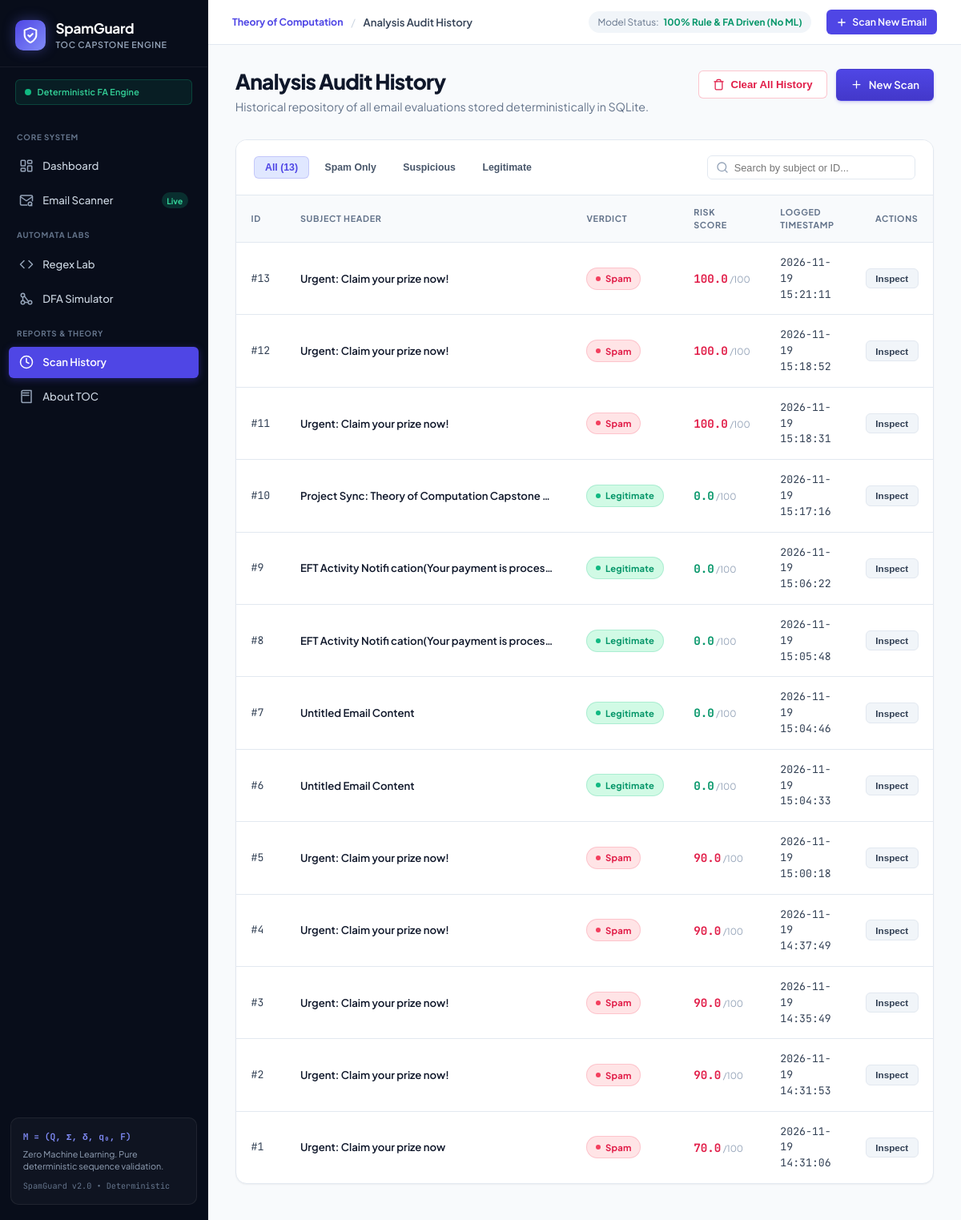
The app's page /history with its own data.
### tables this page shows
CREATE TABLE scans (
            id INTEGER PRIMARY KEY AUTOINCREMENT,
            subject TEXT NOT NULL,
            classification TEXT NOT NULL,
            heuristic_risk_score REAL NOT NULL,
            regex_matches TEXT,
            dfa_result TEXT,
            timestamp DATETIME DEFAULT CURRENT_TIMESTAMP,
            analyzed_at TEXT
        );

### app.py (the view)
@app.route('/history')
def history():
    scans = get_all_scans()
    return render_template('history.html', scans=scans)

### database/db.py (called while the page is built)
def get_connection():
    conn = sqlite3.connect(DATABASE_PATH)
    conn.row_factory = sqlite3.Row
    return conn

def get_all_scans() -> List[Dict[str, Any]]:
    conn = get_connection()
    cursor = conn.cursor()
    cursor.execute("""
        SELECT id, subject, classification, heuristic_risk_score, timestamp
        FROM scans
        ORDER BY timestamp DESC
    """)
    rows = cursor.fetchall()
    conn.close()
    return [dict(row) for row in rows]

### templates/history.html (shortened to what this page needs)
{% extends "base.html" %}
{% block content %}
<div class="page-header-block">
    <div class="page-header-text">
        <h1 class="page-main-title">Analysis Audit History</h1>
        <p class="page-subtitle">Historical repository of all email evaluations stored deterministically in SQLite.</p>
    </div>
    <div class="page-header-actions">
        {% if scans %}
        <button type="button" id="clear-history-btn" class="btn-danger-outline">
            <svg width="15" height="15" viewBox="0 0 24 24" fill="none" stroke="currentColor" stroke-width="2" stroke-linecap="round" stroke-linejoin="round"><path d="M3 6h18"/><path d="M19 6v14c0 1-1 2-2 2H7c-1 0-2-1-2-2V6"/><path d="M8 6V4c0-1 1-2 2-2h4c1 0 2 1 2 2v2"/></svg>
            Clear All History
        </button>
        {% endif %}
        <a href="{{ url_for('scanner') }}" class="btn-primary">
            <svg width="15" height="15" viewBox="0 0 24 24" fill="none" stroke="currentColor" stroke-width="2" stroke-linecap="round" stroke-linejoin="round"><line x1="12" y1="5" x2="12" y2="19"></line><line x1="5" y1="12" x2="19" y2="12"></line></svg>
            New Scan
        </a>
    </div>
</div>
<div class="ui-panel table-panel">
    <div class="history-controls-bar">
        <div class="history-filters">
            <button type="button" class="filter-tab active" data-filter="all">All (<span id="total-count">{{ scans|length }}</span>)</button>
            <button type="button" class="filter-tab" data-filter="Spam">Spam Only</button>
            <button type="button" class="filter-tab" data-filter="Suspicious">Suspicious</button>
            <button type="button" class="filter-tab" data-filter="Legitimate">Legitimate</button>
        </div>
        <div class="history-search-box">
            <input type="text" id="history-search" class="search-input" placeholder="Search by subject or ID...">
        </div>
    </div>
    <div class="panel-body no-pad">
        <div class="responsive-table-wrapper">
            <table class="modern-table" id="scan-table">
                <thead>
                    <tr>
                        <th style="width: 70px;">ID</th>
                        <th>Subject Header</th>
                        <th style="width: 140px;">Verdict</th>
                        <th style="width: 120px;">Risk Score</th>
                        <th style="width: 180px;">Logged Timestamp</th>
                        <th style="width: 140px; text-align: right;">Actions</th>
                    </tr>
                </thead>
                <tbody>
                    {% for scan in scans %}
                    <tr class="scan-row" data-classification="{{ scan.classification }}">
                        <td class="font-mono text-muted">#{{ scan.id }}</td>
                        <td class="font-medium text-main">
                            <div class="subject-cell-truncate" title="{{ scan.subject }}">
                                {{ scan.subject or "Untitled Email Content" }}
                            </div>
                        </td>
                        <td>
                            {% if scan.classification == 'Spam' %}
                                <span class="badge-status status-spam">
                                    <span class="status-indicator-dot dot-rose"></span> Spam
                                </span>
                            {% elif scan.classification == 'Suspicious' %}
                                <span class="badge-status status-suspicious">
                                    <span class="status-indicator-dot dot-amber"></span> Suspicious
                                </span>
                            {% else %}
                                <span class="badge-status status-legitimate">
                                    <span class="status-indicator-dot dot-green"></span> Legitimate
                                </span>
                            {% endif %}
                        </td>
                        <td>
                            <div class="score-display-cell">
                                <span class="score-num font-mono {% if scan.heuristic_risk_score >= 60 %}text-rose{% elif scan.heuristic_risk_score >= 30 %}text-amber{% else %}text-emerald{% endif %}">
                                    {{ scan.heuristic_risk_score|round(1) }}
                                </span>
                                <span class="score-max">/100</span>
                            </div>
                        </td>
                        <td class="text-muted font-mono text-sm">
                            {{ scan.timestamp[:19] }}
                        </td>
                        <td style="text-align: right;">
                            <button type="button" class="btn-table-action view-btn" data-scan-id="{{ scan.id }}">
                                Inspect
                            </button>
                        </td>
                    </tr>
                    {% endfor %}
                </tbody>
            </table>
        </div>
    </div>
</div>
{% endblock %}

### templates/base.html (shortened to what this page needs)
<!DOCTYPE html>
<html lang="en">
<head>
    <link rel="stylesheet" href="{{ url_for('static', filename='css/style.css') }}">
</head>
<body>
    <div class="app-layout">
        <aside class="app-sidebar">
            <div class="sidebar-brand">
                <div class="brand-icon-wrapper">
                    <svg class="brand-shield" width="22" height="22" viewBox="0 0 24 24" fill="none" stroke="currentColor" stroke-width="2.2" stroke-linecap="round" stroke-linejoin="round">
                        <path d="M12 22s8-4 8-10V5l-8-3-8 3v7c0 6 8 10 8 10z"/>
                        <path d="m9 12 2 2 4-4"/>
                    </svg>
                </div>
                <div class="brand-text">
                    <span class="brand-title">SpamGuard</span>
                    <span class="brand-subtitle">TOC Capstone Engine</span>
                </div>
            </div>
            <div class="engine-badge-banner">
                <span class="status-dot pulse"></span>
                <span class="engine-mode">Deterministic FA Engine</span>
            </div>
            <nav class="sidebar-nav">
                <div class="nav-section-label">CORE SYSTEM</div>
                <a href="{{ url_for('dashboard') }}" class="nav-item {% if request.endpoint == 'dashboard' or request.endpoint == 'index' %}active{% endif %}">
                    <span class="nav-icon">
                    </span>
                    <span class="nav-text">Dashboard</span>
                </a>
                <a href="{{ url_for('scanner') }}" class="nav-item {% if request.endpoint == 'scanner' %}active{% endif %}">
                    <span class="nav-icon">
                        <svg width="18" height="18" viewBox="0 0 24 24" fill="none" stroke="currentColor" stroke-width="2" stroke-linecap="round" stroke-linejoin="round">
                            <path d="M22 13V6a2 2 0 0 0-2-2H4a2 2 0 0 0-2 2v12c0 1.1.9 2 2 2h9"/>
                            <polyline points="22,6 12,13 2,6"/>
                            <circle cx="18" cy="18" r="3"/>
                            <path d="m21 21-1.5-1.5"/>
                        </svg>
                    </span>
                    <span class="nav-text">Email Scanner</span>
                    <span class="nav-pill">Live</span>
                </a>
                <div class="nav-section-label">AUTOMATA LABS</div>
                <a href="{{ url_for('regex_lab') }}" class="nav-item {% if request.endpoint == 'regex_lab' %}active{% endif %}">
                    <span class="nav-icon">
                        <svg width="18" height="18" viewBox="0 0 24 24" fill="none" stroke="currentColor" stroke-width="2" stroke-linecap="round" stroke-linejoin="round">
                            <polyline points="16 18 22 12 16 6"/>
                            <polyline points="8 6 2 12 8 18"/>
                        </svg>
                    </span>
                    <span class="nav-text">Regex Lab</span>
                </a>
                <a href="{{ url_for('dfa_simulator') }}" class="nav-item {% if request.endpoint == 'dfa_simulator' %}active{% endif %}">
                    <span class="nav-icon">
                    </span>
                    <span class="nav-text">DFA Simulator</span>
                </a>
                <div class="nav-section-label">REPORTS & THEORY</div>
                <a href="{{ url_for('history') }}" class="nav-item {% if request.endpoint == 'history' %}active{% endif %}">
                    <span class="nav-icon">
                        <svg width="18" height="18" viewBox="0 0 24 24" fill="none" stroke="currentColor" stroke-width="2" stroke-linecap="round" stroke-linejoin="round">
                            <circle cx="12" cy="12" r="10"/>
                            <polyline points="12 6 12 12 16 14"/>
                        </svg>
                    </span>
                    <span class="nav-text">Scan History</span>
                </a>
                <a href="{{ url_for('about_toc') }}" class="nav-item {% if request.endpoint == 'about_toc' %}active{% endif %}">
                    <span class="nav-icon">
                        <svg width="18" height="18" viewBox="0 0 24 24" fill="none" stroke="currentColor" stroke-width="2" stroke-linecap="round" stroke-linejoin="round">
                            <path d="M4 19.5v-15A2.5 2.5 0 0 1 6.5 2H20v20H6.5a2.5 2.5 0 0 1-2.5-2.5Z"/>
                            <path d="M6 6h10"/>
                            <path d="M6 10h10"/>
                        </svg>
                    </span>
                    <span class="nav-text">About TOC</span>
                </a>
            </nav>
            <div class="sidebar-footer-card">
                <div class="footer-card-header">
                    <span class="toc-math">M = (Q, Σ, δ, q₀, F)</span>
                </div>
                <p class="footer-card-desc">Zero Machine Learning. Pure deterministic sequence validation.</p>
                <div class="version-tag">SpamGuard v2.0 • Deterministic</div>
            </div>
        </aside>
        <div class="main-wrapper">
            <header class="app-topbar">
                <div class="topbar-left">
                    <span class="badge-framework">Theory of Computation</span>
                    <span class="topbar-divider">/</span>
                    <span class="topbar-current">
                        {% if request.endpoint == 'scanner' %}Email Scanner
                        {% elif request.endpoint == 'regex_lab' %}Regex Pattern Lab
                        {% elif request.endpoint == 'dfa_simulator' %}DFA Automaton Simulator
                        {% elif request.endpoint == 'history' %}Analysis Audit History
                        {% elif request.endpoint == 'about_toc' %}Theoretical Foundations
                        {% else %}Overview Dashboard
                        {% endif %}
                    </span>
                </div>
                <div class="topbar-right">
                    <div class="stat-pill">
                        <span class="stat-pill-label">Model Status:</span>
                        <span class="stat-pill-val success">100% Rule & FA Driven (No ML)</span>
                    </div>
                    <a href="{{ url_for('scanner') }}" class="btn-topbar-cta">
                        <svg width="14" height="14" viewBox="0 0 24 24" fill="none" stroke="currentColor" stroke-width="2.5" stroke-linecap="round" stroke-linejoin="round"><line x1="12" y1="5" x2="12" y2="19"></line><line x1="5" y1="12" x2="19" y2="12"></line></svg>
                        Scan New Email
                    </a>
                </div>
            </header>
            <main class="page-container">
                {% block content %}{% endblock %}
            </main>
        </div>
    </div>
</body>
</html>

### records on screen
scans: id "13", subject "Urgent: Claim your prize now!", classification "Spam" (drawn), heuristic_risk_score "100.0", timestamp "2026-11-19 15:21:11"
scans: id "12", subject "Urgent: Claim your prize now!", classification "Spam" (drawn), heuristic_risk_score "100.0", timestamp "2026-11-19 15:18:52"
scans: id "11", subject "Urgent: Claim your prize now!", classification "Spam" (drawn), heuristic_risk_score "100.0", timestamp "2026-11-19 15:18:31"
scans: id "10", subject "Project Sync: Theory of Computation Capstone…", classification "Legitimate" (drawn), heuristic_risk_score "0.0", timestamp "2026-11-19 15:17:16"
scans: id "9", subject "EFT Activity Notifi cation(Your payment is proces…", classification "Legitimate" (drawn), heuristic_risk_score "0.0", timestamp "2026-11-19 15:06:22"
scans: id "8", subject "EFT Activity Notifi cation(Your payment is proces…", classification "Legitimate" (drawn), heuristic_risk_score "0.0", timestamp "2026-11-19 15:05:48"
scans: id "7", subject "Untitled Email Content", classification "Legitimate" (drawn), heuristic_risk_score "0.0", timestamp "2026-11-19 15:04:46"
scans: id "6", subject "Untitled Email Content", classification "Legitimate" (drawn), heuristic_risk_score "0.0", timestamp "2026-11-19 15:04:33"
scans: id "5", subject "Urgent: Claim your prize now!", classification "Spam" (drawn), heuristic_risk_score "90.0", timestamp "2026-11-19 15:00:18"
scans: id "4", subject "Urgent: Claim your prize now!", classification "Spam" (drawn), heuristic_risk_score "90.0", timestamp "2026-11-19 14:37:49"
scans: id "3", subject "Urgent: Claim your prize now!", classification "Spam" (drawn), heuristic_risk_score "90.0", timestamp "2026-11-19 14:35:49"
scans: id "2", subject "Urgent: Claim your prize now!", classification "Spam" (drawn), heuristic_risk_score "90.0", timestamp "2026-11-19 14:31:53"
scans: id "1", subject "Urgent: Claim your prize now", classification "Spam" (drawn), heuristic_risk_score "70.0", timestamp "2026-11-19 14:31:06"

### other values on screen
{{ scans|length }} "13"
